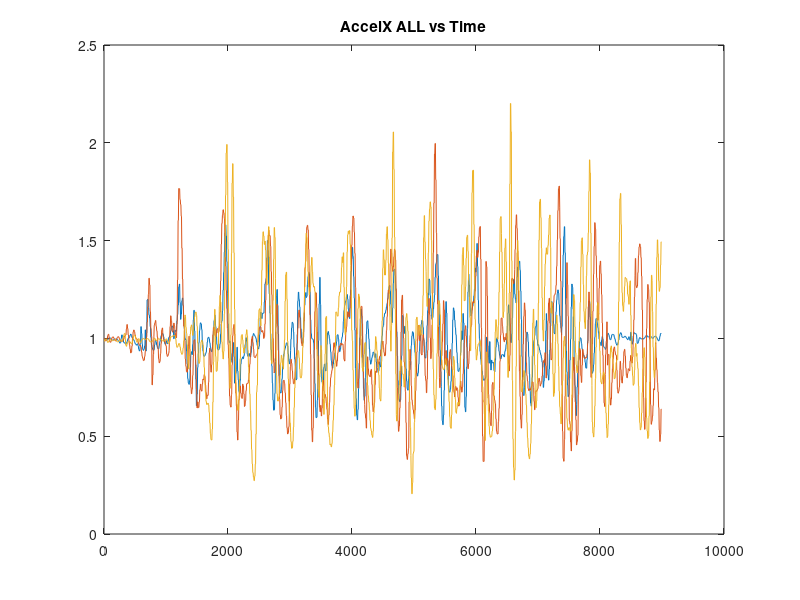

MATLAB code to generate this figure: (Note: this script raises an error after producing the figure.)
%% Machine Learning Online Class - Exercise 1: Linear Regression

% Instructions
% ------------
%
% This file contains code that helps you get started on the
% linear exercise. You will need to complete the following functions
% in this exericse:
%
% warmUpExercise.m
% plotData.m
% gradientDescent.m
% computeCost.m
% gradientDescentMulti.m
% computeCostMulti.m
% featureNormalize.m
% normalEqn.m
%
% For this exercise, you will not need to change any code in this file,
% or any other files other than those mentioned above.
%
% x refers to the population size in 10,000s
% y refers to the profit in $10,000s
%


%% Initialization
clear ; close all; clc
% clear anything you might have

%% ==================== Part 1: Basic Function ====================
% Complete warmUpExercise.m






fprintf('Program paused. Starting MCS Press enter to continue.\n');
pause;

%makes sure nothing half-loads

fprintf('Plotting Test Data ...\n')
data = load('master3.csv'); %import dataset


AscentAccelX = data(:, 1);
DescentAccelX = data(:, 2);
NormalAccelX = data(:, 3);
AscentAccelY = data(:, 4);
DescentAccelY = data(:, 5);
NormalAccelY = data(:, 6);
AscentAccelZ = data(:, 7);
DescentAccelZ = data(:, 8);
NormalAccelZ = data(:, 9);
AscentGyroX = data(:, 10);
DescentGyroX = data(:, 11);
NormalGyroX = data(:, 12);
AscentGyroY = data(:, 13);
DescentGyroY = data(:, 14);
NormalGyroY = data(:, 15);
AscentGyroZ = data(:, 16);
DescentGyroZ = data(:, 17);
NormalGyroZ = data(:, 18);
time = data(:, 19);
%from walkF.txt, dedicate each column to a variable
figure 
plot(time, NormalAccelX); 
hold on
plot(time, AscentAccelX); 
hold on
plot(time, DescentAccelX); 
title('AccelX ALL vs Time')
newDescentAX = DescentAccelX / max(DescentAccelX(:))



figure
plot(time, newDescentAccelAX);
title('Descent AccelZ [-1 to 1]');

figure
plot(time, mOut2);
hold on
plot(time, mOut3);
title('AccelX [-1 to 1]');



%{
AX2New = highpass(mOut,0.2,200)
figure;
plot(time, AX2New);
title('test2');

figure;
plot(time, mOut);
hold on
plot(time, AX2New);
title('combined');
%}
%{
figure;
plot(time, NormalAccelX); 
title('AccelX vs Time')
 
figure;
plot(time, AscentAccelX); 
title('AccelX2 vs Time')

%}

%{


figure 
plot(time, AY); 
hold on
plot(time, AY2); 
hold on
title(['AccelY' ...
    ' ALL vs Time'])

figure;
plot(time, AY);
title('AccelY vs Time')


figure;
plot(time, AY2);
title('AccelY2 vs Time')

figure 
plot(time, AZ); 
hold on
plot(time, AZ2); 
hold on
plot(time, AZ3); 
title(['AccelZ' ...
    ' ALL vs Time'])

%}

%{

figure;
plot(time, AZ);
title('AccelZ vs Time')


figure;
plot(time, AZ2);
title('AccelZ2 vs Time')
%}


% Plot Gyro Data
%{
figure 
plot(time, GX); 
hold on
plot(time, GX2); 
hold on
title(['GyroX' ...
    ' ALL vs Time'])

figure;
plot(time, GX);
title('GryoX vs Time')


figure;
plot(time, GX2);
title('GryoX2 vs Time')


figure 
plot(time, GY); 
hold on
plot(time, GY2); 
hold on
title(['GyroY' ...
    ' ALL vs Time'])


figure;
plot(time, GY);
title('GyroY vs Time')



figure;
plot(time, GY2);
title('GyroY2 vs Time')
 

figure 
plot(time, GZ); 
hold on
plot(time, GZ2); 
hold on
plot(time, GZ3); 
title(['GyroZ' ...
    ' ALL vs Time'])

%}



%{

figure;
plot(time, GZ);
title('GyroZ vs Time')



figure;
plot(time, GZ2);
title('GyroZ2 vs Time')

%}

%{
%Printing All
figure;

%plot(time, NormalAccelX);
%hold on



%plot(time, AY);
%hold on



%plot(time, AZ);
%hold on


% Plot Gyro Data



plot(time, GX);
hold on


plot(time, GY);
hold on


plot(time, GZ);
hold on
title('All Normal vs Time')

%**************************SECOND HALF***********************

% Plot Gyro Data

%Printing All
figure;

%plot(time, NormalAccelX);
%hold on



%plot(time, AY);
%hold on



%plot(time, AZ);
%hold on


% Plot Gyro Data



plot(time, GX2);
hold on




plot(time, GY2);
hold on


plot(time, GZ2);
hold on
title('All Ascent vs Time')


%hold on allows you to graph multiple things






%}


